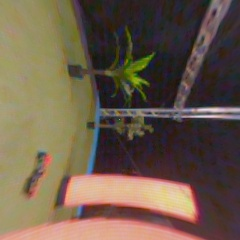
#> input picture DEVELOPMENT/Python/fisheye_corrections/example3_linear_fullframe_120_180.jpg, 240 x 240 px
$ python photo_srubber_tool.py
#> lines starting #> are read from the running program, lines starting #| are printed output that depends on the picture; after the words box and inside, x2 and y2 are one past the last pixel; in counts of white or black regions, pixels touching at a corner belong together
"""
Photo Scrubber - Mark useless frame ranges and export useful photos

PLAYBACK:
  - Hold LEFT MOUSE on image   : play forward
  - Hold RIGHT MOUSE on image  : play backward
  - LEFT ARROW / A             : step back 1 frame
  - RIGHT ARROW / D            : step forward 1 frame
  - Click/drag on timeline bar : jump to that frame

MARKING:
  - U         : mark current frame as start of USELESS section
  - G         : mark current frame as start of GOOD section again (closes useless range)
  - BACKSPACE : undo last range

ROTATION:
  - R         : rotate all frames 90 degrees clockwise
  - E         : rotate all frames 90 degrees counter-clockwise
  (rotation is applied to the saved output, not the original files)

SAVING:
  - S  : save (dialogs to choose where to save both JSONs)
  - Q  : quit without saving
"""

import os
import json
import cv2
import tkinter as tk
from tkinter import filedialog

# ── Folder Picker ─────────────────────────────────────────────────────────────
root = tk.Tk()
root.withdraw()
root.attributes('-topmost', True)
print("Select the folder containing your photos...")
folder_name = filedialog.askdirectory(title="Select Photo Folder")
#> the answer given: ../fisheye_corrections
root.destroy()

if not folder_name:
    print("No folder selected, exiting.")
    exit()

print(f"Selected folder: {folder_name}")

# ── Settings ──────────────────────────────────────────────────────────────────
playback_fps   = 30
display_width  = 1280
display_height = 720

# ── Load Photos ───────────────────────────────────────────────────────────────
photos = sorted([
    os.path.join(folder_name, f) for f in os.listdir(folder_name)
    if f.lower().endswith((".jpg", ".jpeg", ".png", ".gif", ".webp"))
])
total = len(photos)

if total == 0:
    print("No photos found in selected folder, exiting.")
    exit()

print(f"Loaded {total} photos")

# ── Load Existing Ranges ──────────────────────────────────────────────────────
auto_ranges_file = os.path.join(os.path.dirname(folder_name), "useless_ranges.json")
if os.path.exists(auto_ranges_file):
    with open(auto_ranges_file, 'r') as f:
        all_ranges_data = json.load(f)
    useless_ranges = [list(r) for r in all_ranges_data.get(folder_name, [])]
    print(f"Loaded {len(useless_ranges)} existing useless ranges")
else:
    all_ranges_data = {}
    useless_ranges = []

# ── Rotation state (multiples of 90, stored as cv2 rotate codes) ─────────────
# rotation_steps: 0=0°, 1=90°CW, 2=180°, 3=270°CW
rotation_steps = 0

def apply_rotation(img, steps):
    steps = steps % 4
    if steps == 0:
        return img
    elif steps == 1:
        return cv2.rotate(img, cv2.ROTATE_90_CLOCKWISE)
    elif steps == 2:
        return cv2.rotate(img, cv2.ROTATE_180)
    elif steps == 3:
        return cv2.rotate(img, cv2.ROTATE_90_COUNTERCLOCKWISE)

# ── Timeline Geometry ─────────────────────────────────────────────────────────
BAR_Y  = display_height - 40
BAR_H  = 16
BAR_X0 = 40
BAR_X1 = display_width - 40
BAR_W  = BAR_X1 - BAR_X0

# ── Mouse State ───────────────────────────────────────────────────────────────
mouse_left  = False
mouse_right = False
scrubbing   = False
current_idx = 0

def is_on_timeline(y):
    return BAR_Y - 6 <= y <= BAR_Y + BAR_H + 6

def x_to_frame(x):
    frac = (x - BAR_X0) / BAR_W
    return int(max(0, min(1, frac)) * (total - 1))

def mouse_callback(event, x, y, flags, param):
    global mouse_left, mouse_right, scrubbing, current_idx
    if event == cv2.EVENT_LBUTTONDOWN:
        if is_on_timeline(y):
            scrubbing = True
            current_idx = x_to_frame(x)
        else:
            mouse_left = True
    elif event == cv2.EVENT_LBUTTONUP:
        mouse_left = False
        scrubbing  = False
    elif event == cv2.EVENT_RBUTTONDOWN:
        if not is_on_timeline(y):
            mouse_right = True
    elif event == cv2.EVENT_RBUTTONUP:
        mouse_right = False
    elif event == cv2.EVENT_MOUSEMOVE:
        if scrubbing:
            current_idx = x_to_frame(x)

# ── Helpers ───────────────────────────────────────────────────────────────────
def is_useless(idx):
    for (s, e) in useless_ranges:
        if s <= idx <= e:
            return True
    return False

def get_useful_photos(photos, useless_ranges):
    useless_indices = set()
    for (s, e) in useless_ranges:
        useless_indices.update(range(s, e + 1))
    return [p for i, p in enumerate(photos) if i not in useless_indices]

def rotation_label(steps):
    return f"R: {(steps % 4) * 90}°"

def draw_ui(img, idx, useless_mark_start, useless_ranges, rotation_steps):
    overlay = img.copy()
    h, w = img.shape[:2]

    # timeline background
    cv2.rectangle(overlay, (BAR_X0 - 2, BAR_Y - 2), (BAR_X1 + 2, BAR_Y + BAR_H + 2), (20, 20, 20), -1)
    cv2.rectangle(overlay, (BAR_X0, BAR_Y), (BAR_X1, BAR_Y + BAR_H), (70, 70, 70), -1)

    # red zones for saved useless ranges
    for (s, e) in useless_ranges:
        rx0 = BAR_X0 + int(s / max(total - 1, 1) * BAR_W)
        rx1 = BAR_X0 + int(e / max(total - 1, 1) * BAR_W)
        cv2.rectangle(overlay, (rx0, BAR_Y), (max(rx1, rx0+2), BAR_Y + BAR_H), (0, 0, 210), -1)

    # yellow zone for open useless mark
    if useless_mark_start is not None:
        rx0 = BAR_X0 + int(useless_mark_start / max(total - 1, 1) * BAR_W)
        rx1 = BAR_X0 + int(idx / max(total - 1, 1) * BAR_W)
        if rx0 > rx1: rx0, rx1 = rx1, rx0
        cv2.rectangle(overlay, (rx0, BAR_Y), (max(rx1, rx0+2), BAR_Y + BAR_H), (0, 200, 200), -1)

    # playhead
    px = BAR_X0 + int(idx / max(total - 1, 1) * BAR_W)
    cv2.rectangle(overlay, (px - 2, BAR_Y - 5), (px + 2, BAR_Y + BAR_H + 5), (255, 255, 255), -1)

    cv2.addWeighted(overlay, 0.82, img, 0.18, 0, img)

    # top status bar
    frame_state  = "[ USELESS ]" if is_useless(idx) else "[  GOOD   ]"
    color        = (0, 60, 200) if is_useless(idx) else (0, 160, 50)
    useful_count = len(get_useful_photos(photos, useless_ranges))
    folder_short = "..." + folder_name[-35:] if len(folder_name) > 38 else folder_name

    cv2.rectangle(img, (0, 0), (w, 34), (0, 0, 0), -1)

    # useless/good badge
    cv2.rectangle(img, (8, 4), (130, 28), color, -1)
    cv2.putText(img, frame_state, (12, 22), cv2.FONT_HERSHEY_SIMPLEX, 0.55, (255, 255, 255), 1, cv2.LINE_AA)

    # rotation badge
    rot_label = rotation_label(rotation_steps)
    cv2.rectangle(img, (138, 4), (218, 28), (60, 60, 60), -1)
    cv2.putText(img, rot_label, (143, 22), cv2.FONT_HERSHEY_SIMPLEX, 0.55, (255, 220, 80), 1, cv2.LINE_AA)

    status = f"  Frame {idx+1}/{total}   |   Useful: {useful_count}/{total}   |   {folder_short}"
    if useless_mark_start is not None:
        status = f"  Frame {idx+1}/{total}   |   Useful: {useful_count}/{total}   |   useless from {useless_mark_start+1} ... press G when good again"
    cv2.putText(img, status, (225, 22), cv2.FONT_HERSHEY_SIMPLEX, 0.50, (210, 210, 210), 1, cv2.LINE_AA)

    # bottom hint bar
    cv2.rectangle(img, (0, h - 64), (w, h - 46), (0, 0, 0), -1)
    hint = "LMB: fwd  |  RMB: back  |  ARROWS: step  |  DRAG TIMELINE: jump  |  U: useless  |  G: good  |  BKSP: undo  |  R: rotate CW  |  E: rotate CCW  |  S: save  |  Q: quit"
    cv2.putText(img, hint, (8, h - 50), cv2.FONT_HERSHEY_SIMPLEX, 0.37, (160, 160, 160), 1, cv2.LINE_AA)

    return img

# ── Main Loop ─────────────────────────────────────────────────────────────────
cv2.namedWindow("Photo Scrubber", cv2.WINDOW_NORMAL)
cv2.resizeWindow("Photo Scrubber", display_width, display_height)
cv2.setMouseCallback("Photo Scrubber", mouse_callback)

def letterbox(img, target_w, target_h):
    h, w = img.shape[:2]
    scale = min(target_w / w, target_h / h)
    new_w, new_h = int(w * scale), int(h * scale)
    resized = cv2.resize(img, (new_w, new_h))
    canvas = __import__('numpy').zeros((target_h, target_w, 3), dtype=resized.dtype)
    y0 = (target_h - new_h) // 2
    x0 = (target_w - new_w) // 2
    canvas[y0:y0+new_h, x0:x0+new_w] = resized
    return canvas

useless_mark_start = None
delay = int(1000 / playback_fps)

while True:
    img = cv2.imread(photos[current_idx])
#> img is the input picture: shape (240, 240, 3); mean B, G, R 75, 91.7, 108.7
    img = apply_rotation(img, rotation_steps)
    img = letterbox(img, display_width, display_height)
#> in letterbox, `canvas[y0:y0+new_h, x0:x0+new_w] = resized`:
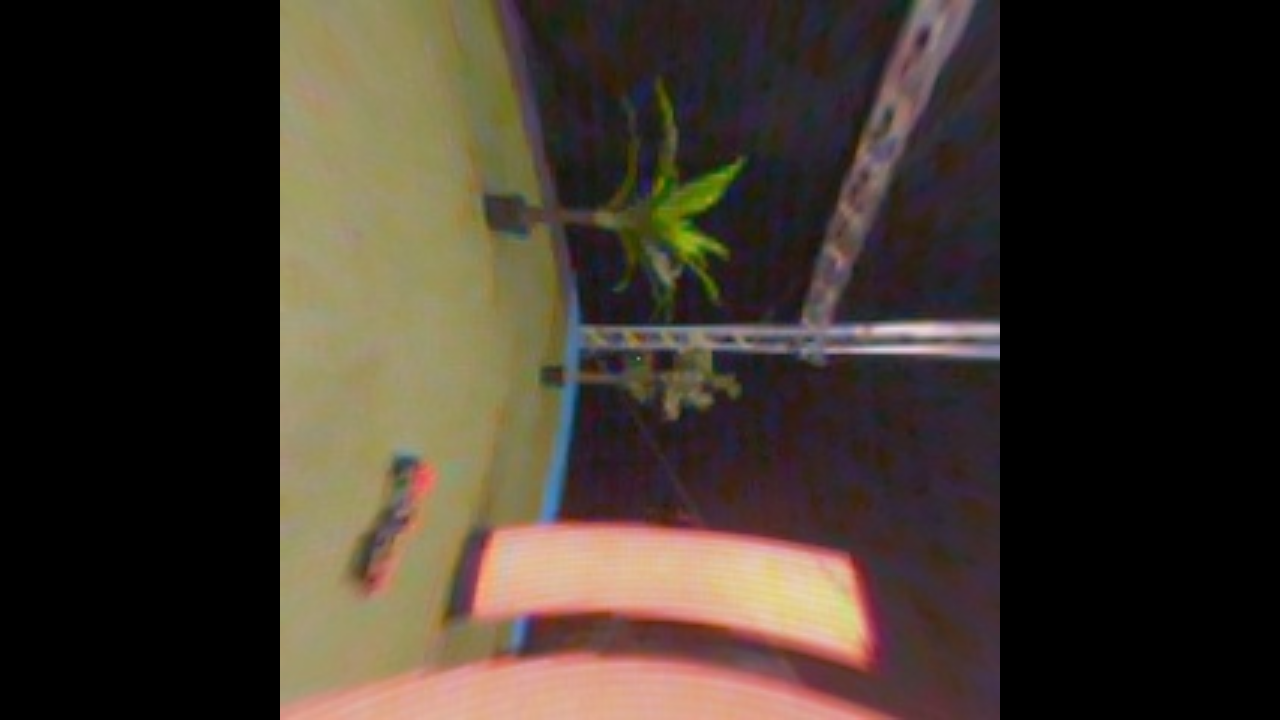
#> canvas: shape (720, 1280, 3); mean B, G, R 42.1, 51.5, 61.1
    img = draw_ui(img, current_idx, useless_mark_start, useless_ranges, rotation_steps)
#> in draw_ui, `cv2.rectangle(overlay, (BAR_X0, BAR_Y), (BAR_X1, BAR_Y + BAR_H), (70, ..`:
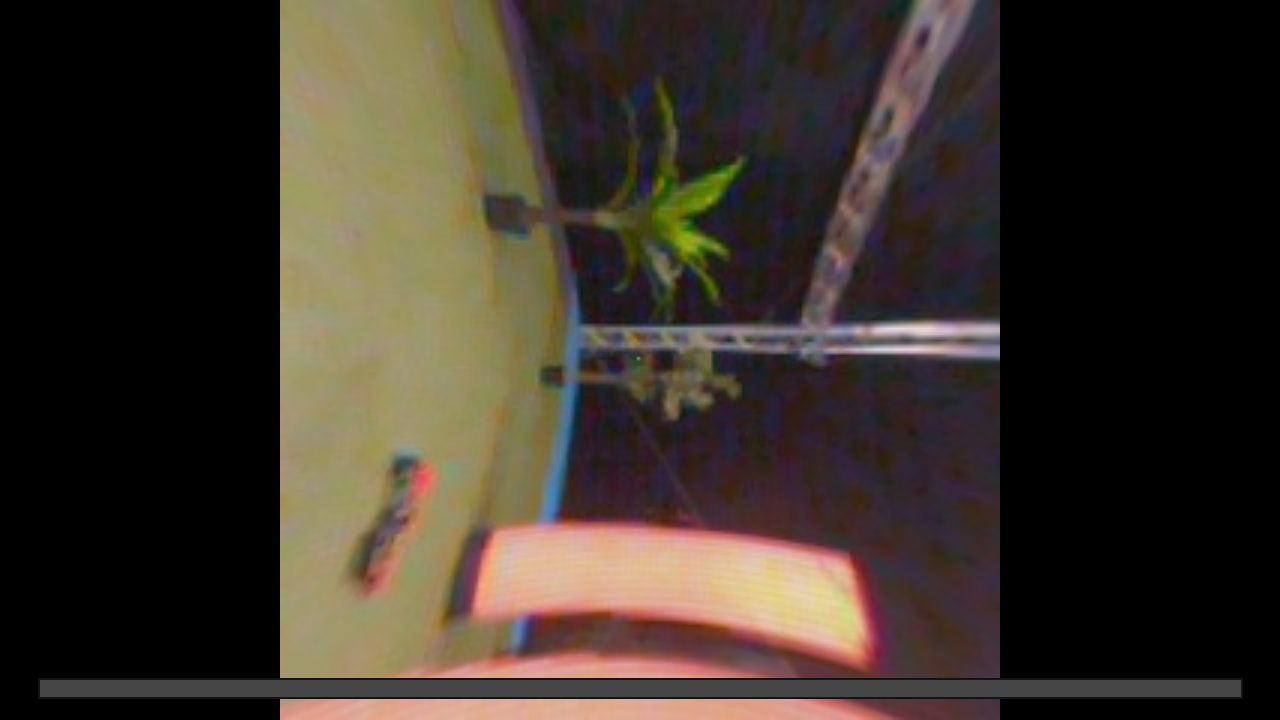
#> overlay: shape (720, 1280, 3); mean B, G, R 41.9, 51.1, 59.8
#> in draw_ui, `cv2.rectangle(overlay, (px - 2, BAR_Y - 5), (px + 2, BAR_Y + BAR_H + 5..`: overlay: shape (720, 1280, 3); 0.01% of pixels changed, all inside (x1, y1, x2, y2) = (38, 675, 43, 702)
#> in draw_ui, `cv2.putText(img, rot_label, (143, 22), cv2.FONT_HERSHEY_SIMPLEX, 0.55,..`: img: shape (720, 1280, 3); mean B, G, R 40.6, 49.9, 58.3
#> in draw_ui, `cv2.putText(img, hint, (8, h - 50), cv2.FONT_HERSHEY_SIMPLEX, 0.37, (1..`:
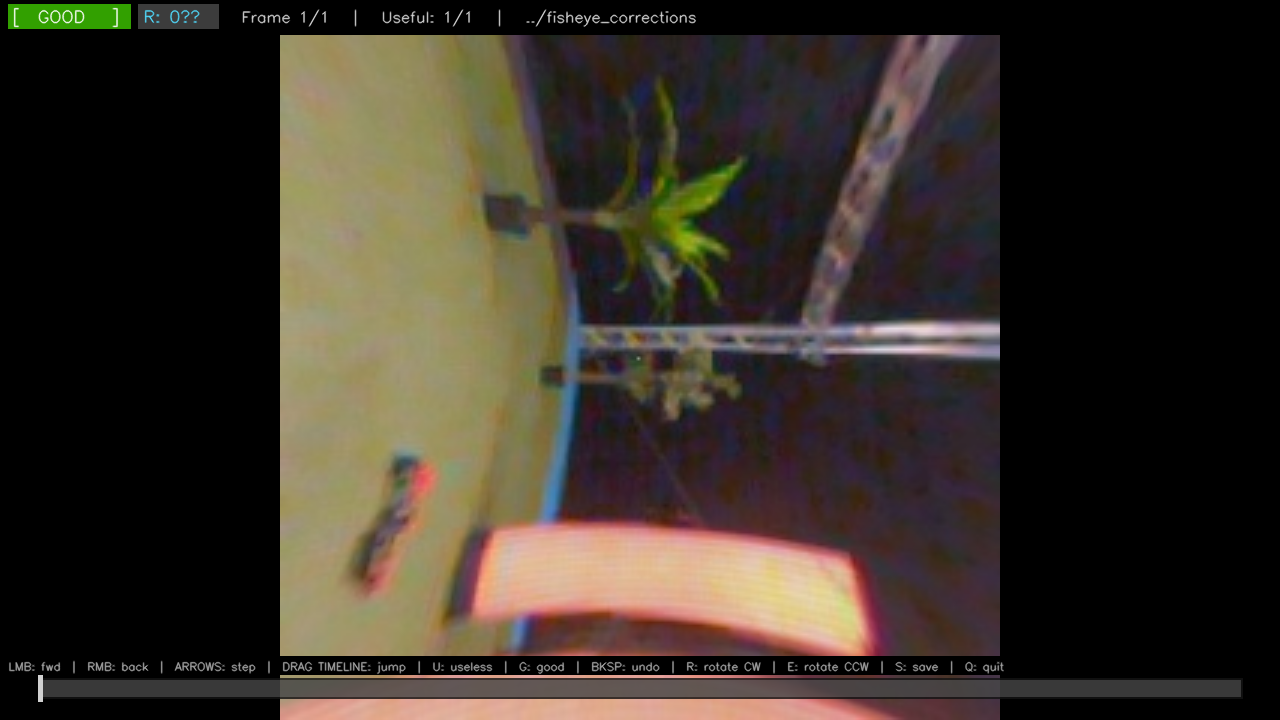
#> img: shape (720, 1280, 3); mean B, G, R 39.8, 49, 56.6
    cv2.imshow("Photo Scrubber", img)

    if scrubbing:
        key = cv2.waitKey(16)
    elif mouse_left:
        current_idx = min(current_idx + 1, total - 1)
        key = cv2.waitKey(delay)
    elif mouse_right:
        current_idx = max(current_idx - 1, 0)
        key = cv2.waitKey(delay)
    else:
        key = cv2.waitKey(30)
#> (key e is pressed here)

    if key == -1:
        continue
    key = key & 0xFF
#> key = 101

    # step
    if   key == 83 or key == ord('d'): current_idx = min(current_idx + 1, total - 1)
    elif key == 81 or key == ord('a'): current_idx = max(current_idx - 1, 0)

    # R = rotate clockwise
    elif key == ord('r') or key == ord('R'):
        rotation_steps = (rotation_steps + 1) % 4
        print(f"Rotation: {rotation_steps * 90}° clockwise")

    # E = rotate counter-clockwise
    elif key == ord('e') or key == ord('E'):
        rotation_steps = (rotation_steps - 1) % 4
        print(f"Rotation: {rotation_steps * 90}° clockwise")

    # U = start useless section
    elif key == ord('u') or key == ord('U'):
        if useless_mark_start is None:
            useless_mark_start = current_idx
            print(f"Useless from frame {useless_mark_start+1} ...")
        else:
            print("Already marking — press G to close the range first")

    # G = good again, close range
    elif key == ord('g') or key == ord('G'):
        if useless_mark_start is not None:
            s, e = sorted([useless_mark_start, current_idx])
            useless_ranges.append([s, e])
            print(f"Marked useless: frames {s+1} to {e+1}")
            useless_mark_start = None
        else:
            print("Not currently marking anything")

    # backspace = undo
    elif key == 8:
        if useless_mark_start is not None:
            useless_mark_start = None
            print("Cancelled current mark")
        elif useless_ranges:
            removed = useless_ranges.pop()
            print(f"Undid range: frames {removed[0]+1} to {removed[1]+1}")

    # S = save with file dialogs
    elif key == ord('s') or key == ord('S'):
        cv2.destroyAllWindows()

        root = tk.Tk()
        root.withdraw()
        root.attributes('-topmost', True)

        # dialog 1: save useful photos
        useful_save_path = filedialog.asksaveasfilename(
            title="Save useful photos JSON as...",
            defaultextension=".json",
            filetypes=[("JSON files", "*.json")],
            initialfile="useful_photos.json",
            initialdir=os.path.dirname(folder_name)
        )

        # dialog 2: save useless ranges (optional)
        ranges_save_path = filedialog.asksaveasfilename(
            title="Save useless ranges JSON as... (cancel to skip)",
            defaultextension=".json",
            filetypes=[("JSON files", "*.json")],
            initialfile="useless_ranges.json",
            initialdir=os.path.dirname(folder_name)
        )

        root.destroy()

        # save useful photos
        if useful_save_path:
            useful = get_useful_photos(photos, useless_ranges)
            if os.path.exists(useful_save_path):
                with open(useful_save_path, 'r') as f:
                    useful_data = json.load(f)
            else:
                useful_data = {}
            useful_data[folder_name] = {
                "photos": useful,
                "rotation": rotation_steps * 90
            }
            with open(useful_save_path, 'w') as f:
                json.dump(useful_data, f, indent=4)
            print(f"Saved {len(useful)} useful photos (rotation: {rotation_steps*90}°) to {useful_save_path}")
        else:
            print("Useful photos save cancelled")

        # save useless ranges (optional)
        if ranges_save_path:
            if os.path.exists(ranges_save_path):
                with open(ranges_save_path, 'r') as f:
                    all_ranges_data = json.load(f)
            else:
                all_ranges_data = {}
            all_ranges_data[folder_name] = useless_ranges
            with open(ranges_save_path, 'w') as f:
                json.dump(all_ranges_data, f, indent=4)
            print(f"Saved {len(useless_ranges)} useless ranges to {ranges_save_path}")
        else:
            print("Useless ranges save skipped")

        break

    # Q = quit
    elif key == ord('q') or key == ord('Q'):
        print("Quit without saving")
        break

cv2.destroyAllWindows()
